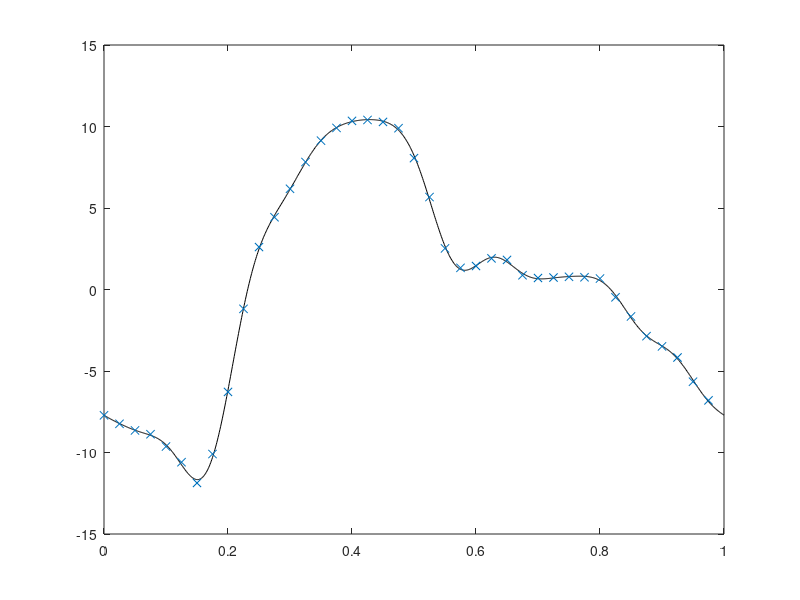

The MATLAB source for this figure:
function [p0,pn,phi] = FourierSeries(p,dt,N,T)
%FourierSeries FourierSeries function to generate coeficients of Fourier series for a given discrete data. 
%   [p0,pn,phi] = FourierSeries(p,dt,N,T) provides a constant p0 and two
%   arrays pn and phi with length N within period of T. N is the number of
%   coefficients for the Fourier serie.
%   Input parameters for the functions are defined as below:
%
%       p           array of discrete amplitudes for the pulsatile wave.
%       dt          time step size in which p data are presented.
%       N           Number of coefficients required from the function.
%       T           period of oscillation of the fluid.
%
%
%   p is an array, dt is a double number, N is integer and N is double.
%
%   given array p, [p0,pn,phi] = FourierSeries(p,dt,N,T) provides the
%   coefficients for function p(t)=p0+Sum[pn(n)*exp(i*(2*pi*t*n/T-phi(n))))]
%
%   Output parameters for the functions are defined as below:
%
%       p0          a value showing the steady-state component of peiodic wave.
%       pn          an array of size N presenting the absolute values of Fourier serie.
%       phi         an array of size N presenting the phase angle in Fourier serie.
%
%   Examples:
%
%       p=[-7.7183,-8.2383,-8.6444,-8.8797,-9.6337,-10.5957,-11.8705,-10.0942,-6.2839,-1.1857,2.6043,4.4323,6.1785,7.8211,9.1311,9.9138,10.3447,10.4011,10.2807,9.8951,8.0597,5.6717,2.5232,1.3301,1.4405,1.9094,1.8145,0.8738,0.7055,0.7343,0.7788,0.7495,0.6711,-0.4796,-1.6541,-2.8643,-3.4902,-4.1714,-5.6581,-6.8024];
%       [p0,pn,phi] = FourierSeries(p,0.025,4,1)
%
%       generates the Fourier coefficients for wave p, presenting data in intervals of 0.025 within a period of 1 sec.
%       parameters set in SI.
%
%       is possible to visualize the results given function below:
%
%           tt=0:dt:T;
%           pt=p0;
%           for n=1:N
%               pt=pt+pn(n)*cos(2*pi*tt*n/T-phi(n));
%           end
%           plot (tt,pt,'-k',0:dt:T-dt,p,'x')
%
%
%   Reference:
%   A. Pashaei and N Fatouraee, "An analytical phantom for the evaluation
%   of medical flow imaging algorithms.", Phys Med Biol. 2009 Mar 21;54(6):1791-821.
%
%   Copyright 2007-2013 Ali Pashaei. 
%   $Revision: 3.0 $  $Date: 2013/11/12 12:31:00 $

if nargin == 0
    p=[-7.7183,-8.2383,-8.6444,-8.8797,-9.6337,-10.5957,-11.8705,-10.0942,-6.2839,-1.1857,2.6043,4.4323,6.1785,7.8211,9.1311,9.9138,10.3447,10.4011,10.2807,9.8951,8.0597,5.6717,2.5232,1.3301,1.4405,1.9094,1.8145,0.8738,0.7055,0.7343,0.7788,0.7495,0.6711,-0.4796,-1.6541,-2.8643,-3.4902,-4.1714,-5.6581,-6.8024];
    dt = 0.025;
    N = 10;
    T = 1;
    [p0,pn,phi] = FourierCoefficients2(p,dt,N,T);

    tt=0:0.001:1;
    pt=p0;
    for n=1:N
        pt=pt+pn(n)*cos(2*pi*tt*n/T-phi(n));
    end
    plot (tt,pt,'-k',0:dt:T-dt,p,'x')
end
[p0,pn,phi] = FourierCoefficients2(p,dt,N,T);

end

function [A0,AN,BN] = FourierCoefficients(p,dt,N,T)
t=0:dt:T-dt;
A0=0;
for n=1:length(p)
    A0=A0+p(n)*dt/T;
end
AN=zeros(N,1);
BN=zeros(N,1);
for n=1:N;
    for m=1:length(p)
        AN(n)=AN(n)+2*p(m)*cos (2*pi*t(m)*n)*dt/T;
        BN(n)=BN(n)+2*p(m)*sin (2*pi*t(m)*n)*dt/T;
    end
end
end

function [A0,MN,PHIN] = FourierCoefficients2(p,dt,N,T)
[A0,AN,BN] = FourierCoefficients(p,dt,N,T);
MN=zeros(N,1);
PHIN=zeros(N,1);
for n=1:N
    MN(n)=sqrt(AN(n)^2+BN(n)^2);
    PHIN(n)=angle(AN(n)+i*BN(n));
end
end